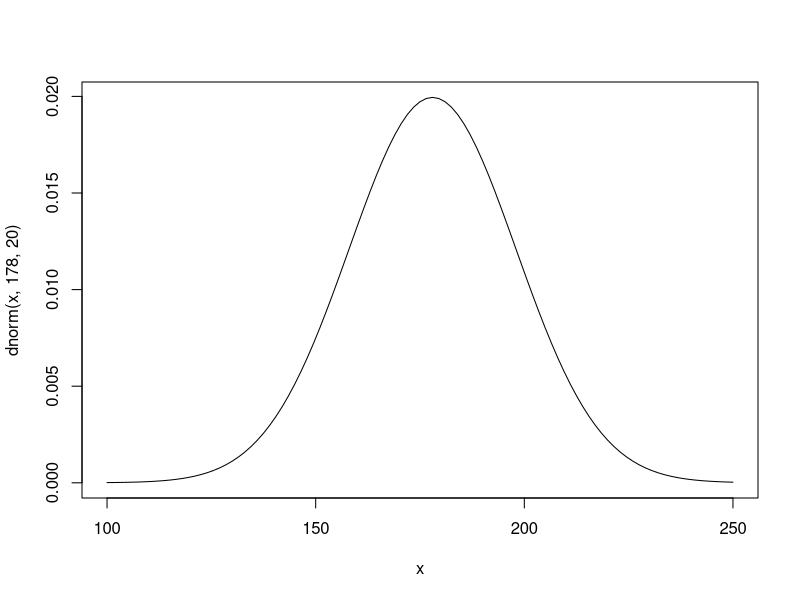
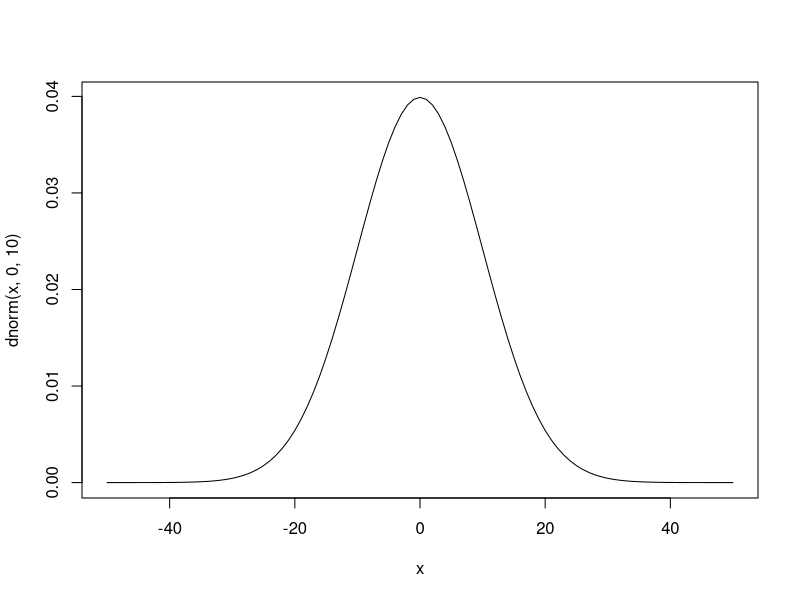
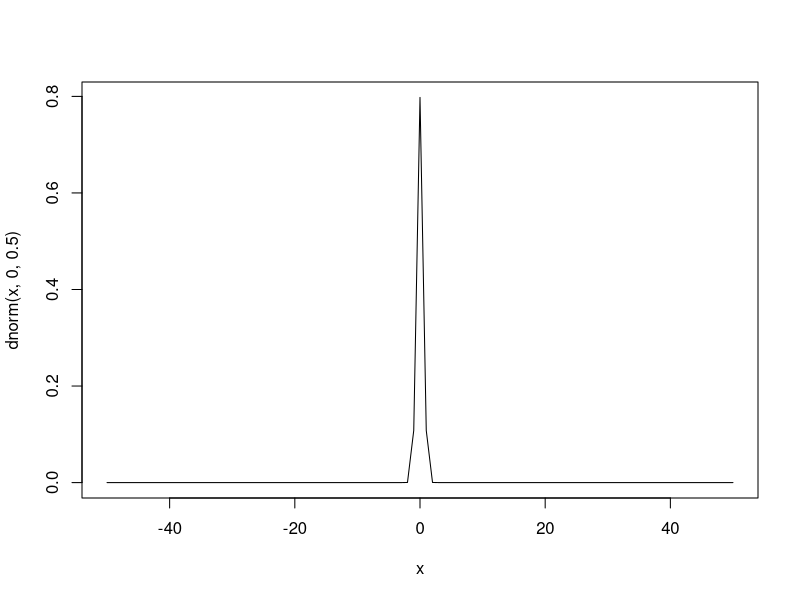
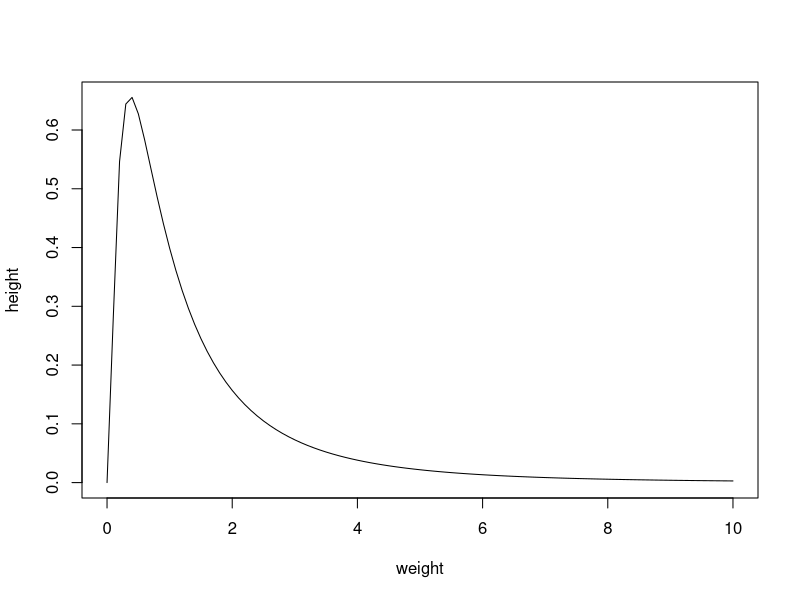
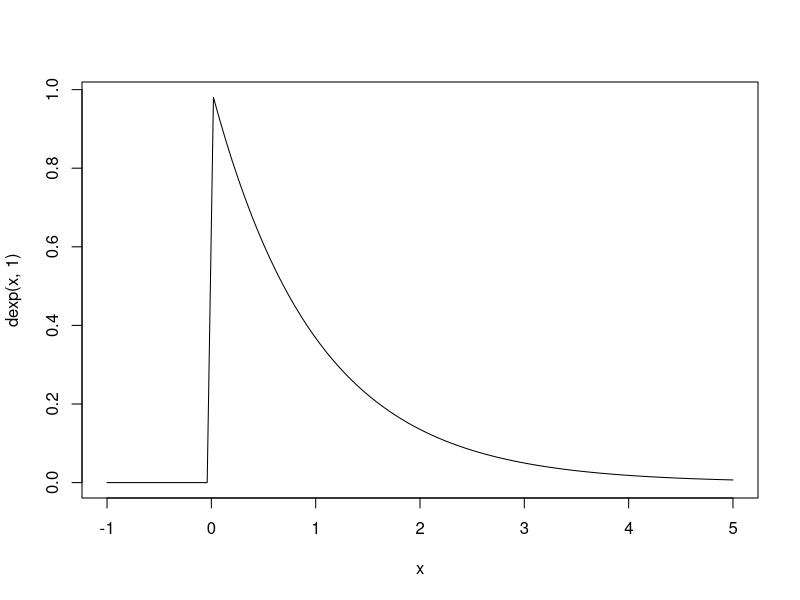
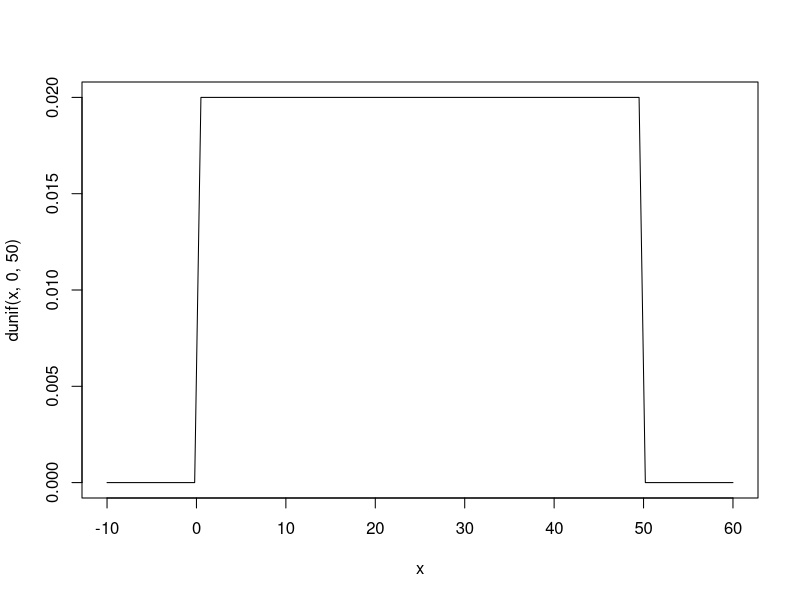
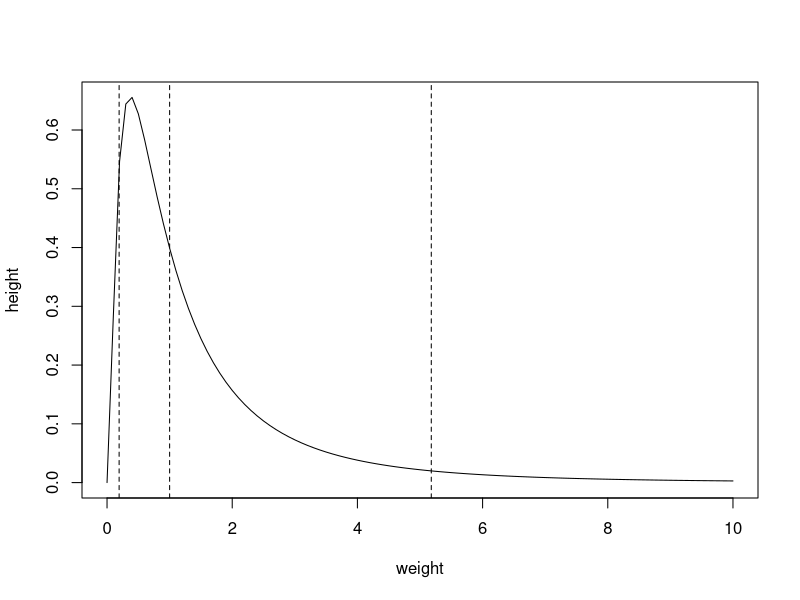

Write the R code that produced these figures, in order.
# 
# Prior implications
#

# Before setting up a joint prior model for the analysis, I inspect the prior
# for each parameter independently. 

# alpha prior
curve(dnorm(x, 178, 20), from=100, to=250)
# standardized: 0

# beta prior
curve(dnorm(x, 0, 10), from=-50, to=50)
curve(dnorm(x, 0, 0.5), from=-50, to=50)  # standardized 
curve(dlnorm(x, 0, 1), from=0, to=10, xlab="weight", ylab="height")

# sigma prior
curve(dexp(x, 1), from=-1, to=5)
curve(dunif(x, 0, 50), from=-10, to=60)

#
# Additional: 95% interval 
#

curve(dlnorm(x, 0, 1), from=0, to=10, xlab="weight", ylab="height")
# Quantile values for the 95% percentile interval
qv <- qlnorm(c(.05, .50, .95), meanlog=0, sdlog=1)
abline(v=qv, lty=2)
